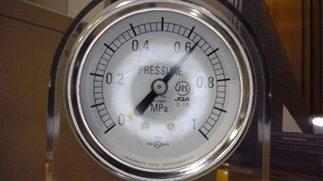
#> input picture uploads/meter2.png, 323 x 181 px
$ python -i main.py   (imports and definitions only)
#> lines starting #> are read from the running program, lines starting #| are printed output that depends on the picture; after the words box and inside, x2 and y2 are one past the last pixel; in counts of white or black regions, pixels touching at a corner belong together
### set_vector.py
import cv2
import numpy as np
from math import sqrt, atan2, pi

class DegreeHistgram:
    def __init__(self):
        self.dlbl = None
        self.Rpt = None
        self.Lpt = None
        self.Rmax = 0
        self.Lmax = 0
        self.lv = None
        self.tv = None
        self.maxValueP = None

    def getDistance(self, x, y, x2, y2):
        distance = sqrt((x2 - x) * (x2 - x) + (y2 - y) * (y2 - y))
        return distance

    def histgramMethodUzGray(self, lbl, c, s, e, l, res):
        cols = lbl.shape[1]
        rows = lbl.shape[0]

        if c[0] >= cols:
            print("正しく円が検出できていない(大きい）")
            return 0

        if c[1] >= rows:
            print("正しく円が検出できていない(大きい)")
            return 0

        self.dlbl = lbl.copy()
        Llabel = lbl[0:c[1], 0:c[0]]
        Rlabel = lbl[0:c[1], c[0]:cols]

        for row in range(Rlabel.shape[0]):
            for col in range(Rlabel.shape[1]):
                if Rlabel[row, col] == 255:
                    if row > self.Rmax:
                        self.Rmax = row
                        self.Rpt = (col, row)

        self.Rpt = (self.Rpt[0] + c[0], self.Rpt[1] + c[1])

        for row in range(Llabel.shape[0]):
            for col in range(Llabel.shape[1]):
                if Llabel[row, col] == 255:
                    if row > self.Lmax:
                        self.Lmax = row
                        self.Lpt = (col, row)

        self.Lpt = (self.Lpt[0], self.Lpt[1] + c[1])

        calc_hist = np.zeros((360, 360), dtype=np.uint8)
        draw_hist = np.zeros((360, 360), dtype=np.uint8)
        buf = np.zeros(360, dtype=np.int32)

        self.lv = np.array([-c[0], -c[1]])
        for row in range(rows):
            for col in range(cols):
                if lbl[row, col] == 255:
                    self.tv = np.array([col - c[0], row - c[1]])
                    inner = np.dot(self.lv, self.tv)
                    cross = np.cross(self.lv, self.tv)
                    sita = atan2(cross, inner)
                    radian = (sita * 180.0 / pi) if sita >= 0 else (sita + (2 * pi)) * 180.0 / pi
                    buf[int(radian)] += 3

        maxrad = 0
        tmpbuf = 0
        for i in range(360):
            if buf[i] >= calc_hist.shape[0]:
                buf[i] = calc_hist.shape[0] - 1
            if buf[i] > tmpbuf:
                tmpbuf = buf[i]
                maxrad = i
            calc_hist[buf[i], i] = 255
            if buf[i] > 0:
                cv2.line(draw_hist, (i, buf[i]), (i, 0), (255, 255, 255), 1, cv2.LINE_4)

        maxp = 0
        sminrad = 1000
        eminrad = 1000
        maxminrad = 1000
        for row in range(rows):
            for col in range(cols):
                if lbl[row, col] == 255:
                    self.tv = np.array([col - c[0], row - c[1]])
                    inner = np.dot(self.lv, self.tv)
                    cross = np.cross(self.lv, self.tv)
                    sita = atan2(cross, inner)
                    radian = (sita * 180.0 / pi) if sita >= 0 else (sita + (2 * pi)) * 180.0 / pi
                    if abs(radian - maxrad) < maxminrad:
                        maxminrad = abs(radian - maxrad)
                        self.maxValueP = (col, row)

        if self.Rpt[0] < self.Lpt[0]:
            self.Rpt = (self.Rpt[0] + 1, self.Rpt[1])
            self.Lpt = (self.Lpt[0] - 1, self.Lpt[1])
            s[0], s[1] = self.Rpt #FIXME?
            e[0], e[1] = self.Lpt
        else:
            self.Rpt = (self.Rpt[0] + 1, self.Rpt[1])
            self.Lpt = (self.Lpt[0] - 1, self.Lpt[1])
            #e[0], e[1] = self.Rpt "append"って一回でいいの？
            e.append(self.Rpt)

            #s[0], s[1] = self.Lpt
            s.append(self.Rpt)


        dline = self.dlbl
        #l[0], l[1] = self.maxValueP
        l.append(self.maxValueP)
        res = draw_hist

        cv2.line(lbl, c, (l[0]), 200, thickness=2)

        return 0

### main.py
import cv2
import numpy as np
from math import sqrt, atan2, pi
from set_vector import *

def process_img(image_path):

#> called with image_path = 'uploads/meter2.png'
    image = cv2.imread(image_path)
#> image is the input picture: shape (181, 323, 3); mean B, G, R 85.8, 90.6, 100.2

    def skeletonize(image):
        size = np.size(image)
        skel = np.zeros(image.shape, np.uint8)

        element = cv2.getStructuringElement(cv2.MORPH_CROSS, (3, 3))

        while True:
            eroded = cv2.erode(image, element)
            temp = cv2.dilate(eroded, element)
            temp = cv2.subtract(image, temp)
            skel = cv2.bitwise_or(skel, temp)
            image = eroded.copy()

            zeros = size - cv2.countNonZero(image)
            if zeros == size:
                break

        return skel

    assert image is not None, "読み込みに失敗しました"
    gray = cv2.cvtColor(image, cv2.COLOR_BGR2GRAY)

    #適応的二値化のパラメータ
    block_size = 11
    constant_c = 3

    # エッジ検出を用いて二値化 下記の適応的二値化とどっちが良いかは要検討
    # edges = cv2.Canny(gray, 130, 180, apertureSize=3)

    thres_image = cv2.adaptiveThreshold(gray, 255, cv2.ADAPTIVE_THRESH_GAUSSIAN_C, cv2.THRESH_BINARY, block_size, constant_c)
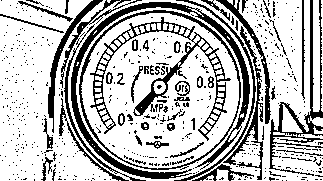
#> thres_image: shape (181, 323); 72.9% white; 548 black regions (489 under 20 px), largest, box (x1, y1, x2, y2) and area: (71, 2, 250, 179) 3032, (90, 17, 231, 141) 2129, (269, 0, 323, 176) 1467

    circles = cv2.HoughCircles(thres_image, cv2.HOUGH_GRADIENT, 1, 10, param1=250, param2=83, minRadius=20, maxRadius=85)
#> circles = [[157.5, 88.5, 78.9]]

    s = []
    e = []
    l = []
    res = []

    if circles is not None:
        circles = np.uint16(np.around(circles))
#> circles = [[158, 88, 79]]
        for circle in circles[0, :]:
            center = (circle[0], circle[1])
            radius = circle[2]

            # 外側の塗りつぶし用のマスクを作成
            mask = np.zeros_like(gray)
            cv2.circle(mask, center, radius, 255, thickness=-1)

            # マスクを使って外側を白く塗りつぶす
            thres_image[mask == 0] = 255
#> this loop made 1 pass
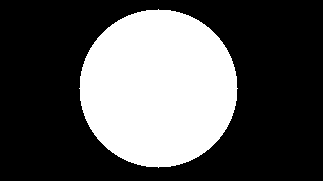
#> mask: shape (181, 323); 33.5% white; 1 white region, box (x1, y1, x2, y2) and area: (79, 9, 238, 168) 19577
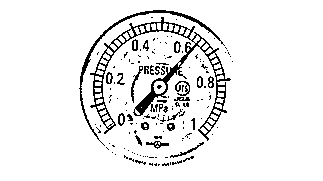
#> thres_image: shape (181, 323); 92.4% white; black in thin lines or dots, all inside (x1, y1, x2, y2) = (79, 10, 233, 166)

        for (x, y, r) in circles[0, :]:
            # 円のトリミング、このタイイミングでcenterがずれている可能性あり
            # cropped_image = thres_image[y - int(0.9 * r):y + int(0.9 * r), x - int(0.9 * r):x + int(0.9 * r)]
            r = (int)(r * 0.9)
            cropped_image = thres_image[y - r:y + r, x - r:x + r]
            h, w = cropped_image.shape
            center_h = int(h / 2)
            center_w = int(w / 2)
            center = [center_w, center_h]
#> this loop made 1 pass
#> (x, y, r, h, w, center_h, center_w) on pass 1: (158, 88, 71, 142, 142, 71, 71)
#> pass 1, in process_img, `cropped_image = thres_image[y - r:y + r, x - r:x + r]`:
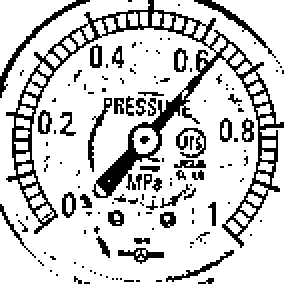
#> cropped_image: shape (142, 142) (shown 2 times larger); 80.2% white; black in thin lines or dots
    else:
        print("円が検出されませんでした。")

    cropped_image = 255 - cropped_image
#> cropped_image: shape (142, 142); 19.8% white in thin lines or dots

    num_labels, labels, stats, centroids = cv2.connectedComponentsWithStats(cropped_image)
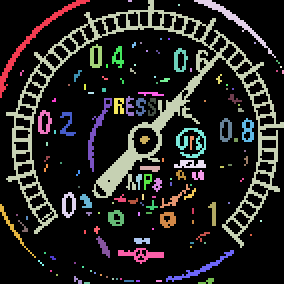
#> labels: shape (142, 142) int32 (shown 2 times larger); 139 distinct labels, from 0 to 138; one colour per label, 0 black
#> num_labels = 139; stats = 139 rows, first 6: [0, 0, 142, 142, 16167], [0, 0, 45, 49, 180], [64, 0, 2, 1, 2], [3, 0, 139, 124, 2125], [97, 0, 41, 29, 126], [89, 2, 1, 1, 1]; centroids = 139 pairs, first value 6.11 to 141, second value 0 to 141
    max_width = 0
    max_width_label = -1
    for label in range(1, num_labels):
        x, y, w, h, area = stats[label]
        if w > max_width:
            max_width = w
            max_width_label = label
#> this loop made 138 passes
#> (x, y, w, h, area, max_width) on passes 1, 3: (0, 0, 45, 49, 180, 45), (3, 0, 139, 124, 2125, 139)
#> (x, y, w, h, area) on passes 4, 11, 12, 15, 42, 43: (97, 0, 41, 29, 126), (45, 22, 6, 12, 48), (56, 23, 6, 11, 33), (87, 24, 7, 12, 45), (44, 49, 12, 37, 94), (57, 49, 5, 8, 31)
#> after the loop, max_width = 139; max_width_label = 3

    # 最大横幅領域を抽出
    max_width_region = np.zeros_like(cropped_image)
    max_width_region[labels == max_width_label] = 255

    skeleton = skeletonize(max_width_region)
#> in skeletonize, `element = cv2.getStructuringElement(cv2.MORPH_CROSS, (3, 3))`: element = [[0, 1, 0], [1, 1, 1], [0, 1, 0]]
#> the loop in skeletonize, `while True:` made 6 passes
#> zeros on passes 1 to 6: 19761, 20007, 20094, 20135, 20157, 20164
#> after the loop in skeletonize, `while True:`: eroded: shape (142, 142); every value is 0
#> after the loop in skeletonize, `while True:`: skel: shape (142, 142); 7% white in thin lines or dots, all inside (x1, y1, x2, y2) = (3, 0, 142, 124)

    my_instance = DegreeHistgram()

    my_instance.histgramMethodUzGray(skeleton, center, s, e, l, res)
#> in histgramMethodUzGray, `Llabel = lbl[0:c[1], 0:c[0]]`: Llabel: shape (71, 71); 8% white in thin lines or dots, all inside (x1, y1, x2, y2) = (3, 5, 71, 71)
#> in histgramMethodUzGray, `Rlabel = lbl[0:c[1], c[0]:cols]`:
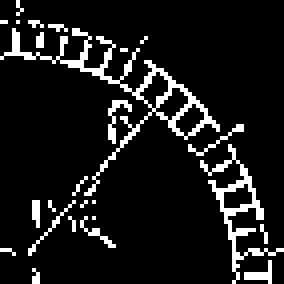
#> Rlabel: shape (71, 71) (shown 4 times larger); 10.1% white in thin lines or dots
#> in histgramMethodUzGray, `self.Rpt = (self.Rpt[0] + c[0], self.Rpt[1] + c[1])`: self.Rpt = (79, 141)
#> in histgramMethodUzGray, `self.Lpt = (self.Lpt[0], self.Lpt[1] + c[1])`: self.Lpt = (6, 141)
#> in histgramMethodUzGray, `self.lv = np.array([-c[0], -c[1]])`: self.lv = [-71, -71]
#> after the loop in histgramMethodUzGray, `for row in range(rows):`: buf = 360 values, max 96 at index 85, min 0 at index 102, mean 11.69
#> the loop in histgramMethodUzGray, `for i in range(360):` made 360 passes
#> tmpbuf on passes 1, 81, 86: 36, 42, 96
#> after the loop in histgramMethodUzGray, `for i in range(360):`: calc_hist: shape (360, 360); 0.28% white in thin lines or dots, all inside (x1, y1, x2, y2) = (0, 0, 360, 97)
#> after the loop in histgramMethodUzGray, `for i in range(360):`:
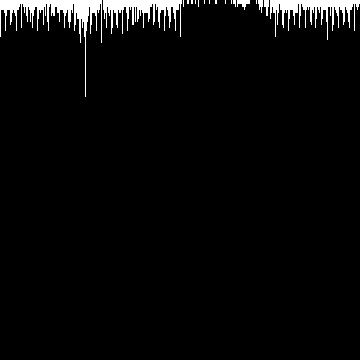
#> draw_hist: shape (360, 360); 3.5% white; 18 white regions (12 under 20 px), largest, box (x1, y1, x2, y2) and area: (0, 0, 102, 97) 1764, (270, 0, 360, 40) 1299, (103, 0, 182, 37) 1216, (237, 0, 250, 10) 70, (264, 0, 269, 16) 53, (258, 0, 263, 13) 41
#> after the loop in histgramMethodUzGray, `for i in range(360):`: maxrad = 85; tmpbuf = 96
#> after the loop in histgramMethodUzGray, `for row in range(rows):`: maxminrad = 0.0131; self.maxValueP = (97, 40)
#> in histgramMethodUzGray, `self.Rpt = (self.Rpt[0] + 1, self.Rpt[1])`: self.Rpt = (80, 141)
#> in histgramMethodUzGray, `self.Lpt = (self.Lpt[0] - 1, self.Lpt[1])`: self.Lpt = (5, 141)

    result_image = skeleton

    return(result_image)

>>> result = process_img('uploads/meter2.png')
